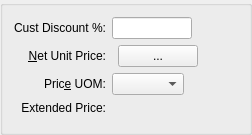
      <widget class="QGroupBox" name="_amountGroup">
       <property name="title">
        <string/>
       </property>
       <layout class="QGridLayout">
        <item row="0" column="1">
         <layout class="QHBoxLayout">
          <item>
           <widget class="XLineEdit" name="_discountFromCust">
            <property name="maximumSize">
             <size>
              <width>80</width>
              <height>32767</height>
             </size>
            </property>
            <property name="focusPolicy">
             <enum>Qt::StrongFocus</enum>
            </property>
            <property name="alignment">
             <set>Qt::AlignRight</set>
            </property>
           </widget>
          </item>
          <item>
           <spacer>
            <property name="orientation">
             <enum>Qt::Horizontal</enum>
            </property>
            <property name="sizeHint" stdset="0">
             <size>
              <width>0</width>
              <height>20</height>
             </size>
            </property>
           </spacer>
          </item>
         </layout>
        </item>
        <item row="1" column="0">
         <widget class="QLabel" name="_netUnitPriceLit">
          <property name="text">
           <string>&amp;Net Unit Price:</string>
          </property>
          <property name="alignment">
           <set>Qt::AlignRight|Qt::AlignTrailing|Qt::AlignVCenter</set>
          </property>
          <property name="margin">
           <number>5</number>
          </property>
          <property name="buddy">
           <cstring>_netUnitPrice</cstring>
          </property>
         </widget>
        </item>
        <item row="1" column="1">
         <layout class="QHBoxLayout">
          <item>
           <widget class="CurrCluster" name="_netUnitPrice">
            <property name="format">
             <enum>CurrDisplay::SalesPrice</enum>
            </property>
            <property name="currencyEditable" stdset="0">
             <bool>false</bool>
            </property>
           </widget>
          </item>
          <item>
           <widget class="QPushButton" name="_listPrices">
            <property name="focusPolicy">
             <enum>Qt::NoFocus</enum>
            </property>
            <property name="text">
             <string> ... </string>
            </property>
           </widget>
          </item>
          <item>
           <spacer>
            <property name="orientation">
             <enum>Qt::Horizontal</enum>
            </property>
            <property name="sizeHint" stdset="0">
             <size>
              <width>0</width>
              <height>20</height>
             </size>
            </property>
           </spacer>
          </item>
          <item>
           <spacer>
            <property name="orientation">
             <enum>Qt::Horizontal</enum>
            </property>
            <property name="sizeHint" stdset="0">
             <size>
              <width>40</width>
              <height>20</height>
             </size>
            </property>
           </spacer>
          </item>
         </layout>
        </item>
        <item row="2" column="0">
         <widget class="QLabel" name="_priceUOMLit">
          <property name="text">
           <string>Pric&amp;e UOM:</string>
          </property>
          <property name="textFormat">
           <enum>Qt::RichText</enum>
          </property>
          <property name="alignment">
           <set>Qt::AlignRight|Qt::AlignTrailing|Qt::AlignVCenter</set>
          </property>
          <property name="margin">
           <number>5</number>
          </property>
          <property name="buddy">
           <cstring>_priceUOM</cstring>
          </property>
         </widget>
        </item>
        <item row="2" column="1">
         <layout class="QHBoxLayout">
          <item>
           <widget class="XComboBox" name="_priceUOM">
            <property name="focusPolicy">
             <enum>Qt::ClickFocus</enum>
            </property>
           </widget>
          </item>
          <item>
           <spacer>
            <property name="orientation">
             <enum>Qt::Horizontal</enum>
            </property>
            <property name="sizeHint" stdset="0">
             <size>
              <width>0</width>
              <height>20</height>
             </size>
            </property>
           </spacer>
          </item>
         </layout>
        </item>
        <item row="3" column="0">
         <widget class="QLabel" name="_extendedPriceLit">
          <property name="text">
           <string>Extended Price:</string>
          </property>
          <property name="alignment">
           <set>Qt::AlignRight|Qt::AlignTop|Qt::AlignTrailing</set>
          </property>
          <property name="margin">
           <number>5</number>
          </property>
         </widget>
        </item>
        <item row="3" column="1">
         <layout class="QHBoxLayout">
          <item>
           <widget class="CurrCluster" name="_extendedPrice">
            <property name="focusPolicy">
             <enum>Qt::NoFocus</enum>
            </property>
            <property name="format">
             <enum>CurrDisplay::ExtPrice</enum>
            </property>
            <property name="localControl">
             <bool>false</bool>
            </property>
            <property name="currencyEditable" stdset="0">
             <bool>false</bool>
            </property>
            <property name="currencyVisible">
             <bool>false</bool>
            </property>
            <property name="enabled">
             <bool>false</bool>
            </property>
           </widget>
          </item>
          <item>
           <spacer>
            <property name="orientation">
             <enum>Qt::Horizontal</enum>
            </property>
            <property name="sizeHint" stdset="0">
             <size>
              <width>0</width>
              <height>20</height>
             </size>
            </property>
           </spacer>
          </item>
         </layout>
        </item>
        <item row="0" column="0">
         <widget class="QLabel" name="_discountFromCustLit">
          <property name="text">
           <string>Cust Discount %:</string>
          </property>
          <property name="alignment">
           <set>Qt::AlignRight|Qt::AlignTrailing|Qt::AlignVCenter</set>
          </property>
         </widget>
        </item>
       </layout>
      </widget>
